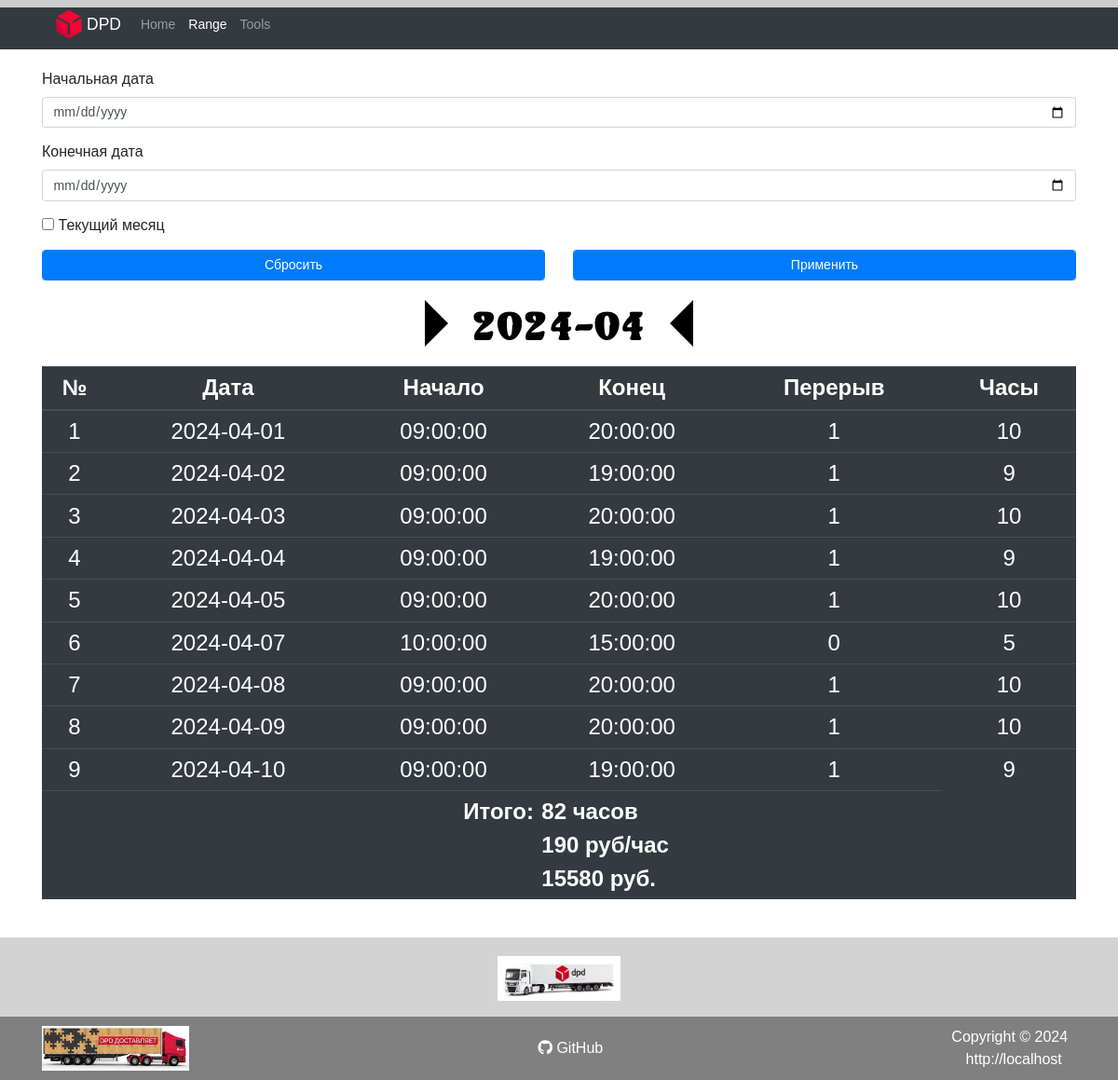
The page /range.php on the database as committed earlier.
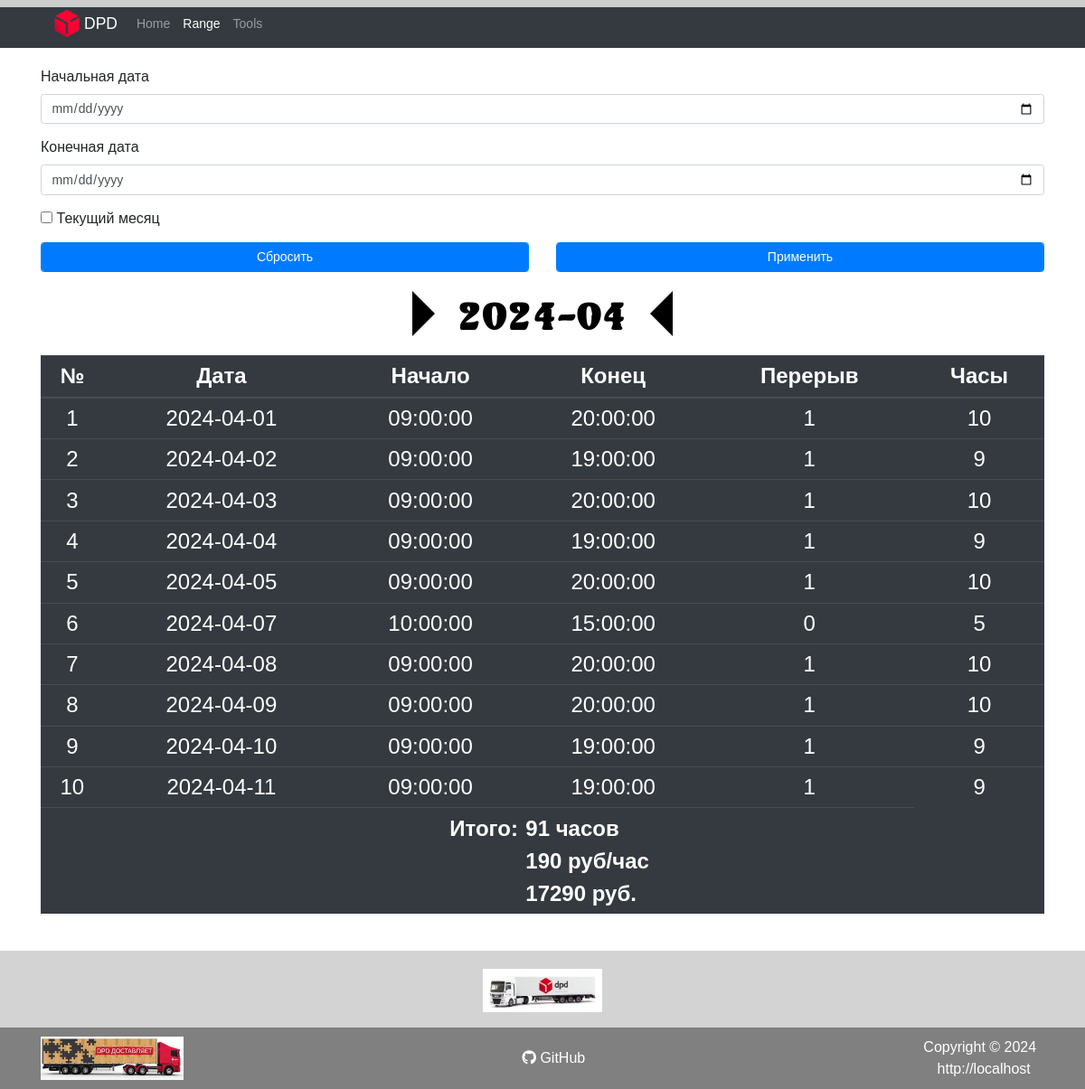
The same page on the database as committed later.
### tables this page shows
CREATE TABLE `work_time` (
  `id` int(11) NOT NULL AUTO_INCREMENT,
  `date` date NOT NULL,
  `time_start` time NOT NULL,
  `time_end` time NOT NULL,
  `break_time` float NOT NULL DEFAULT 1,
  PRIMARY KEY (`id`),
  UNIQUE KEY `date` (`date`)
);

CREATE TABLE `work_price` (
  `id` int(11) NOT NULL AUTO_INCREMENT,
  `since_date` date NOT NULL,
  `price` int(11) NOT NULL,
  PRIMARY KEY (`id`)
);

### assets/php/functions.php (called while the page is built, shortened)
<?php
function get_price($obj, $date_start)
{
  $date_start = strtotime($date_start);
  foreach ($obj as $item) {
    if ($date_start >= strtotime($item['since_date'])) {
      return ($item['price']);
    }
  }
}

### range.php (the view, shortened to what this page needs)
<?php
require_once $_SERVER['DOCUMENT_ROOT'] . "/assets/php/functions.php";
require_once $_SERVER['DOCUMENT_ROOT'] . "/assets/php/connect.php";
$current_month = date('Y-m');
?>
<!DOCTYPE html>
<html lang="ru">
<head>
	<?php require_once $_SERVER['DOCUMENT_ROOT'] . "/assets/php/head.php"; ?>
</head>
<body data-page="2">
	<div class="wrapper">
		<?php require_once $_SERVER['DOCUMENT_ROOT'] . "/assets/php/header.php"; ?>
		<main class="content">
			<div class="container">
				<div class="row">
					<div class="col-12">
						<section class="mb-4 section__form_range">
							<form class="form-range" action="" method="POST">
								<div class="form-group">
									<label for="date">Начальная дата</label>
									<input class="form-control" type="date" id="date_start" name="date_start" required>
								</div>
								<div class="form-group">
									<label for="date">Конечная дата</label>
									<input class="form-control" type="date" id="date_end" name="date_end" required>
								</div>
								<div class="form-group form-check">
									<input type="checkbox" class="form-check-input" id="currentMonthCheck"
										name="currentMonthCheck">
									<label class="form-check-label" for="currentMonthCheck">Текущий
										месяц</label>
								</div>
								<div class="row">
									<div class="col-6">
										<button type="reset" id="btn_reset_form_range"
										class="form-control btn btn-primary">Сбросить</button>
									</div>
									<div class="col-6">
										<button type="submit" class="form-control btn btn-primary">Применить</button>
									</div>
								</div>
							</form>
						</section>
						<?php
						if (isset($_POST) && !empty($_POST) && (!$_POST['currentMonthCheck'])) {
							$date_start = $_POST['date_start'];
							$date_end = $_POST['date_end'];
							$works = $mysqli->query("SELECT * FROM work_time WHERE `date` BETWEEN '$date_start' AND '$date_end' ORDER BY `date` ASC");
							$h2 = "<span>" . $date_start ."</span>" . "<span class='span-separator'> - </span>" . "<span>" .$date_end . "</span>";
						} else {
							$works = $mysqli->query("SELECT * FROM work_time WHERE `date` LIKE '" . $current_month . "-%' ORDER BY `date` ASC");
							$h2 = $current_month;
							$date_start = $works->fetch_assoc()['date'];
						}
						$arr_price = $mysqli->query(" SELECT * FROM `work_price` ORDER BY `since_date` DESC");
						$price = get_price($arr_price, $date_start);
						?>
						<section class="mb-4 section__title">
							<div class="h2__title">
								<span class="arrow-span left_h2 animated fadeInLeft"></span>
								<h2 class="date-title">
									<?= $h2 ?>
								</h2>
								<span class="arrow-span right_h2 animated fadeInRight"></span>
							</div>
						</section>
						<section class="mb-4 section__table">
							<table class="table table-dark table-sm">
								<thead>
									<tr>
										<th scope="col">№</th>
										<th scope="col">Дата</th>
										<th scope="col">Начало</th>
										<th scope="col">Конец</th>
										<th scope="col">Перерыв</th>
										<th scope="col">Часы</th>
									</tr>
								</thead>
								<tbody>
									<?php
									$works_time = 0;
									$i = 1;
									foreach ($works as $work) {
										echo "<tr>";
										echo "<td>";
										echo $i;
										echo "</td>";
										echo "<td>";
										echo $work['date'];
										echo "</td>";
										echo "<td>";
										echo $work['time_start'];
										echo "</td>";
										echo "<td>";
										echo $work['time_end'];
										echo "</td>";
										echo "<td>";
										echo $work['break_time'];
										echo "</td>";
										echo "<td>";
										$work_time = ((strtotime($work['date'] . ' ' . $work['time_end']) - strtotime($work['date'] . ' ' . $work['time_start'])) / 3600) - $work['break_time'];
										echo $work_time;
										echo "</td>";
										echo "</tr>";
										$works_time += $work_time;
										$i++;
									}
									$cash = $works_time * $price;
									?>
									<tr>
										<td class="result_title" colspan="3">
											Итого:
										</td>
										<td class="result_value" colspan="2">
											<?= '<div>' . $works_time . ' часов</div>' ?>
											<?= '<div>' . $price . ' руб/час</div>' ?>
											<?= '<div>' . $cash . ' руб.</div>' ?>
										</td>
									</tr>
								</tbody>
							</table>
						</section>
					</div>
				</div>
			</div>
		</main>
		<?php require_once $_SERVER['DOCUMENT_ROOT'] . "/assets/php/footer.php"; ?>
	</div>
	<div class="progress-wrapper">
		<div class="progress-container">
		</div>
	</div>
</body>
</html>

Rows that differ between the two databases and show on the page:
computed for work_time (number 1 of 10 on the later page): date.price "15580" → "17290"
added work_time: date "2024-04-11", time_start "09:00:00", time_end "19:00:00", break_time "1", work_time "9"
Other text that changed with them:
$works_time: "82" → "91"
